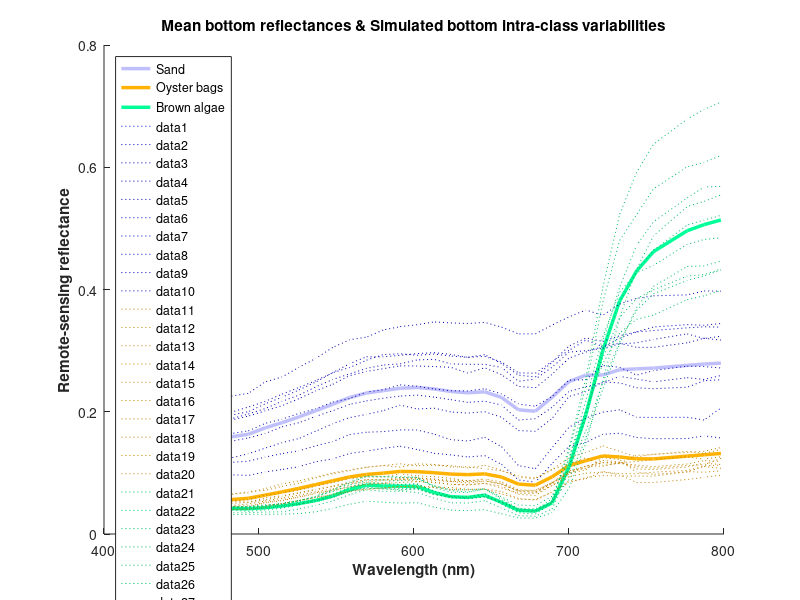

Write the MATLAB code that produced this figure. (Note: this script raises an error after producing the figure.)
% _______________________________________________________________________
% main.m
% version 1 (August 23, 2017)
% subroutines required: simu_nonnoisy_r.m, generate_lut_inputs.m
%                       latin_hs.m, ltqnorm.m, lhsu.m,
%                       simu_nonnoisy_whitened_r.m, assess_milebi_cost_function.m
% Matlab toolboxes required: Optimization Toolbox, Statistics Toolbox
% author: Sylvain Jay (sylvain.jay@fresnel.fr) 
% _______________________________________________________________________
% 
% This script runs MILE (MaxImum Likelihood estimation including
% Environmental noise) and MILEBI (MaxImum Likelihood estimation including 
% Environmental noise and Bottom Intra-class variability) (Jay et al., 2017) 
% in forward and inverse modes. 
% MILE and MILEBI enable one 
%       (1) to simulate realistic (i.e., as measured from a remote-sensing 
%       multi- or hyperspectral sensor) data sets of shallow water subsurface 
%       remote-sensing reflectance based on a given bio-optical model (e.g. 
%       the model of Lee et al. (1998)),
%       (2) to retrieve water column geophysical variables based on model 
%       inversion. In this script, these variables are the variables of Lee
%       et al.'s model (using a sum-to-one constrained linear mixture of two 
%       substrates to model the bottom reflectance), i.e.
%           - H     : Depth,
%           - P     : Phytoplankton absorption coefficient at 440 nm,
%           - G     : CDOM absorption coefficient at 440 nm,
%           - X     : Particle backscattering coefficient at 550 nm,
%           - B     : Bottom mixture coefficient.
% Note that MILE and MILEBI require the environmental noise matrix to be estimated
% beforehand. In addition, MILEBI requires the covariance matrix of
% each bottom class to be pre-estimated as well. Yet, for demonstration
% purposes, the matrices (and bottom mean reflectances) used by Jay et al. 
% (2017) are provided.
% For further details, please refer to the corresponding publication :
% 
% Jay, S., Guillaume, M., Minghelli, A., Deville, Y., Chami, M., Lafrance, B. 
% & Serfaty, V. (2017), Hyperspectral remote sensing of shallow waters: 
% considering environmental noise and bottom intra-class variability for modeling 
% and inversion of water reflectance, Remote Sensing of Environment, 200(C):352-367.
%
% This work was supported by the French Defense Procurement Agency (DGA) with 
% the reference ANR-15-ASTR-0019 (HypFoM).
% _______________________________________________________________________

clear all
clc

%%%%%%%%%%%%%%%%%%%%%%%%%%%%%%%%%%%%%%%%%%%%%%%%%%%%%%%%%%%%%%%%%%%%%%%%%%
%
% Load optical constants, pre-estimated parameters & define acquisition geometry
%
%%%%%%%%%%%%%%%%%%%%%%%%%%%%%%%%%%%%%%%%%%%%%%%%%%%%%%%%%%%%%%%%%%%%%%%%%%

load('wl.mat'); % Wavebands

load('water_optical_constants.mat'); % Water optical constants
% The data in water_optical_constants.mat are defined according to Jay et
% al. (2017) and the references provided therein:
%     -  model_spectra = [aw a0 a1 ag* bbw bbp*]
%           aw      : Pure water absorption coefficient (m-1) (Buiteveld 
%                       et al., 1994).
%           a0, a1  : Empirical spectra used to model phytoplankton 
%                       absorption (unitless) (Lee et al., 1998).
%           ag*     : CDOM specific absorption coefficient (unitless) 
%                       (e.g., Dekker et al., 2011).
%           bbw     : Pure water backscattering coefficient (m-1) (Morel, 1974).
%           bbp*    : Particle specific backscattering coefficient 
%                       (unitless) (Dekker et al., 2011; Lee et al., 2001).

load('Gammas.mat');  % Environmental noise covariance matrix
load('Rb.mat'); % Bottom mean reflectances (Sand, Oyster bags, Brown algae)
load('Gammab.mat'); % Bottom covariance matrices (Sand, Oyster bags, Brown algae)
figure,hold on,plot(wl,Rb(:,1),'LineWidth',2.5,'Color',[0.75,0.75,0.99]);plot(wl,Rb(:,2),'LineWidth',2.5,'Color',[1,.7,0]);plot(wl,Rb(:,3),'LineWidth',2.5,'Color',[0,1,.6]);legend('Sand','Oyster bags','Brown algae','Location','NorthWest');
plot(wl,mvnrnd(Rb(:,1)',squeeze(Gammab(:,:,1)),10),':','Color',[0,0,0.7]);plot(wl,mvnrnd(Rb(:,2)',squeeze(Gammab(:,:,2)),10),':','Color',[.75,.5,0]);plot(wl,mvnrnd(Rb(:,3)',squeeze(Gammab(:,:,3)),10),':','Color',[0,.75,.4]);
xlabel('Wavelength (nm)','FontWeight','Bold');ylabel('Remote-sensing reflectance','FontWeight','Bold'); title('Mean bottom reflectances & Simulated bottom intra-class variabilities','FontWeight','Bold'); 

angles = [30 0]; % [subsurface solar zenith angle / subsurface viewing zenith angle]



%%%%%%%%%%%%%%%%%%%%%%%%%%%%%%%%%%%%%%%%%%%%%%%%%%%%%%%%%%%%%%%%%%%%%%%%%%
%
%   Simulations using MILE and MILEBI probabilistic forward models 
%           (sum-to-one constraint on bottom coefficients)
%
%%%%%%%%%%%%%%%%%%%%%%%%%%%%%%%%%%%%%%%%%%%%%%%%%%%%%%%%%%%%%%%%%%%%%%%%%%

Delta = [2 0.1 0.1 0.01 .5]; % [H P G X B] : Define the values of bio-optical model parameters
Id_bott_1=1; Id_bott_2=3; % Define the indices of the considered bottoms (in Rb and Gammab)
[rmod,Kb] = simu_nonnoisy_r(Delta,wl,Rb(:,[Id_bott_1 Id_bott_2]),model_spectra,angles); % Simulate reflectance

Size_simu_image=4; Nb_simu=Size_simu_image*Size_simu_image; % Number of simulations
rmeas_mile = mvnrnd(rmod',Gammas,Nb_simu)'; % MILE probabilistic modeling
rmeas_milebi = mvnrnd(rmod', diag(Kb)*(Delta(5)^2*Gammab(:,:,Id_bott_1)...
    +(1-Delta(5))^2*Gammab(:,:,Id_bott_2))*diag(Kb)+Gammas,Nb_simu)';  % MILEBI probabilistic modeling

figure,subplot(1,2,1); plot(wl,rmod,'LineWidth',2.5,'Color',[0.75,0.75,0.99]); hold on; plot(wl,rmeas_mile,'Color',[0,0,0.7],'LineStyle',':'); hold off;
xlabel('Wavelength (nm)','FontWeight','Bold'); ylabel('Subsurface remote-sensing reflectance','FontWeight','Bold'); title('MILE probabilistic forward modeling','FontWeight','Bold'); legend('Noise-free reflectance','Noisy reflectance','Location','SouthWest');
subplot(1,2,2); plot(wl,rmod,'LineWidth',2.5,'Color',[0.75,0.75,0.99]); hold on; plot(wl,rmeas_milebi,'Color',[0,0,0.7],'LineStyle',':'); hold off;
xlabel('Wavelength (nm)','FontWeight','Bold'); ylabel('Subsurface remote-sensing reflectance','FontWeight','Bold'); title('MILEBI probabilistic forward modeling','FontWeight','Bold'); legend('Noise-free reflectance','Noisy reflectance','Location','SouthWest'); 


%%%%%%%%%%%%%%%%%%%%%%%%%%%%%%%%%%%%%%%%%%%%%%%%%%%%%%%%%%%%%%%%%%%%%%%%%%
%
%                   MILE and MILEBI inversions
%
%%%%%%%%%%%%%%%%%%%%%%%%%%%%%%%%%%%%%%%%%%%%%%%%%%%%%%%%%%%%%%%%%%%%%%%%%%

%% Variable setting for model inversion
% LB/UB = [ H   P       G       X       B]
lb = [      0   0       0       0       0]; % Lower bounds for optimization
ub = [      15  0.5     0.5     0.08    1]; % Upper bounds for optimization

options_mile = optimset('Algorithm','trust-region-reflective','TolFun',1e-10); % Optimization algorithm for MILE
options_milebi = optimset('Algorithm','interior-point','TolFun',1e-11); % Optimization algorithm for MILEBI
Nb_bott_types = size(Gammab,3); % Number of bottom types
Nb_bott_pairs = nchoosek(Nb_bott_types,2); % Number of possible bottom pairs
Nb_var = (length(lb)-1)+Nb_bott_types; % Number of variables to be estimated
sqrt_inv_Gammas = sqrtm(inv(Gammas)); % For MILE inversion
sol_mile=zeros(Nb_var,Nb_simu); sol_milebi=zeros(Nb_var,Nb_simu); % Initialize the vectors of estimated variables
N_mean_lut = 100; % Number of LUT entries to be averaged for initialization
percent_average_best_sol = 1+eps; % Determine the number of best bottom pairs to 
%                                   be averaged (= eps if only the best
%                                   pair is retained)

matlabpool(4); % If possible (and necessary), enables the optimization process 
               %   to be performed using several MATLAB workers

%% Generation of Look-Up Tables used for initialization
size_lut=10000;
P0_init = generate_lut_inputs(size_lut,lb,ub); % Generate LUT entries based on a Latin hypercube sampling scheme
parfor i=1:size_lut % Loop over all LUT entries 
    rinit_12(:,i) = simu_nonnoisy_r(P0_init(i,:),wl,Rb(:,[1 2]),model_spectra,angles); % Generate LUT entry for bottom pair #1
    rinit_13(:,i) = simu_nonnoisy_r(P0_init(i,:),wl,Rb(:,[1 3]),model_spectra,angles); % Generate LUT entry for bottom pair #2
    rinit_23(:,i) = simu_nonnoisy_r(P0_init(i,:),wl,Rb(:,[2 3]),model_spectra,angles); % Generate LUT entry for bottom pair #3
end

%% Model inversion using MILE and MILEBI
parfor i = 1:Nb_simu % Loop over all image pixels / reflectance spectra
%     rmeas = rmeas_mile(:,i); % input = subsurface remote-sensing reflectance simulated using MILE model
    rmeas = rmeas_milebi(:,i); % input = subsurface remote-sensing reflectance simulated using MILEBI model
    
    % Inversion for bottom pair #1
    Id_bott_1=1; Id_bott_2=2; Gammab_test = cat(3,Gammab(:,:,Id_bott_1),Gammab(:,:,Id_bott_2));
    MSE=mean((repmat(rmeas,[1 size_lut])-rinit_12).^2,1); [M,I]=sort(MSE); P0=mean(P0_init(I(1:N_mean_lut),:)); % Initialize using the "N_mean_lut" closest spectra in the LUT
    [Deltahat_mile_1,Resid_mile_1] = lsqcurvefit(@simu_nonnoisy_whitened_r,P0,wl,sqrt_inv_Gammas*rmeas,lb,ub,options_mile,sqrt_inv_Gammas,Rb(:,[Id_bott_1 Id_bott_2]),model_spectra,angles); % MILE inversion
    [Deltahat_milebi_1,Resid_milebi_1] = fmincon(@assess_milebi_cost_function,P0,[],[],[],[],lb,ub,[],options_milebi,rmeas,wl,Rb(:,[Id_bott_1 Id_bott_2]),model_spectra,angles,Gammas,Gammab_test); % MILEBI inversion
    
    % Inversion for bottom pair #1
    Id_bott_1=1; Id_bott_2=3; Gammab_test = cat(3,Gammab(:,:,Id_bott_1),Gammab(:,:,Id_bott_2));   
    MSE=mean((repmat(rmeas,[1 size_lut])-rinit_13).^2,1); [M,I]=sort(MSE); P0=mean(P0_init(I(1:N_mean_lut),:)); % Initialize using the "N_mean_lut" closest spectra in the LUT
    [Deltahat_mile_2,Resid_mile_2] = lsqcurvefit(@simu_nonnoisy_whitened_r,P0,wl,sqrt_inv_Gammas*rmeas,lb,ub,options_mile,sqrt_inv_Gammas,Rb(:,[Id_bott_1 Id_bott_2]),model_spectra,angles); % MILE inversion
    [Deltahat_milebi_2,Resid_milebi_2] = fmincon(@assess_milebi_cost_function,P0,[],[],[],[],lb,ub,[],options_milebi,rmeas,wl,Rb(:,[Id_bott_1 Id_bott_2]),model_spectra,angles,Gammas,Gammab_test); % MILEBI inversion

    % Inversion for bottom pair #1
    Id_bott_1=2; Id_bott_2=3; Gammab_test = cat(3,Gammab(:,:,Id_bott_1),Gammab(:,:,Id_bott_2));   
    MSE=mean((repmat(rmeas,[1 size_lut])-rinit_23).^2,1); [M,I]=sort(MSE); P0=mean(P0_init(I(1:N_mean_lut),:)); % Initialize using the "N_mean_lut" closest spectra in the LUT
    [Deltahat_mile_3,Resid_mile_3] = lsqcurvefit(@simu_nonnoisy_whitened_r,P0,wl,sqrt_inv_Gammas*rmeas,lb,ub,options_mile,sqrt_inv_Gammas,Rb(:,[Id_bott_1 Id_bott_2]),model_spectra,angles); % MILE inversion
    [Deltahat_milebi_3,Resid_milebi_3] = fmincon(@assess_milebi_cost_function,P0,[],[],[],[],lb,ub,[],options_milebi,rmeas,wl,Rb(:,[Id_bott_1 Id_bott_2]),model_spectra,angles,Gammas,Gammab_test); % MILEBI inversion
        
    % Group all vectors of estimated variables into matrices.
    Deltahat_mile = [[Deltahat_mile_1 (1-Deltahat_mile_1(5)) 0];[Deltahat_mile_2 0 (1-Deltahat_mile_2(5))];[Deltahat_mile_3(1:4) 0 Deltahat_mile_3(5) (1-Deltahat_mile_3(5))]];
    Deltahat_milebi = [[Deltahat_milebi_1 (1-Deltahat_milebi_1(5)) 0];[Deltahat_milebi_2 0 (1-Deltahat_milebi_2(5))];[Deltahat_milebi_3(1:4) 0 Deltahat_milebi_3(5) (1-Deltahat_milebi_3(5))]];

    % Sort the latter matrices according to the cost function values at the optima.
    Resid_mile = [Resid_mile_1;Resid_mile_2;Resid_mile_3];  Resid_milebi = [Resid_milebi_1;Resid_milebi_2;Resid_milebi_3];
    [Resid_mile_sorted,I_mile]=sort(Resid_mile);  [Resid_milebi_sorted,I_milebi]=sort(Resid_milebi);  
    Deltahat_mile=Deltahat_mile(I_mile,:);    Deltahat_milebi=Deltahat_milebi(I_milebi,:);

    % Average the vectors of estimated variables according to an increasing number of best bottom pairs
    averaged_Deltahat_mile = [mean(Deltahat_mile(1:1,:),1);mean(Deltahat_mile(1:2,:));mean(Deltahat_mile(1:3,:))];    
    averaged_Deltahat_milebi = [mean(Deltahat_milebi(1:1,:),1);mean(Deltahat_milebi(1:2,:));mean(Deltahat_milebi(1:3,:))];    
    
    % Determine the number of best bottom pairs to be averaged 
    Id_best_sol_mile = (abs((Resid_mile_sorted(:)-Resid_mile_sorted(1))/Resid_mile_sorted(1))*100) < percent_average_best_sol;
    Id_best_sol_milebi = (abs((Resid_milebi_sorted(:)-Resid_milebi_sorted(1))/Resid_milebi_sorted(1))*100) < percent_average_best_sol;
    
    % Select the optimum solutions according to the above-determined number of bottom pairs
    sol_mile(:,i)=averaged_Deltahat_mile(sum(Id_best_sol_mile),:)';
    sol_milebi(:,i)=averaged_Deltahat_milebi(sum(Id_best_sol_milebi),:)';    
end
matlabpool close;

